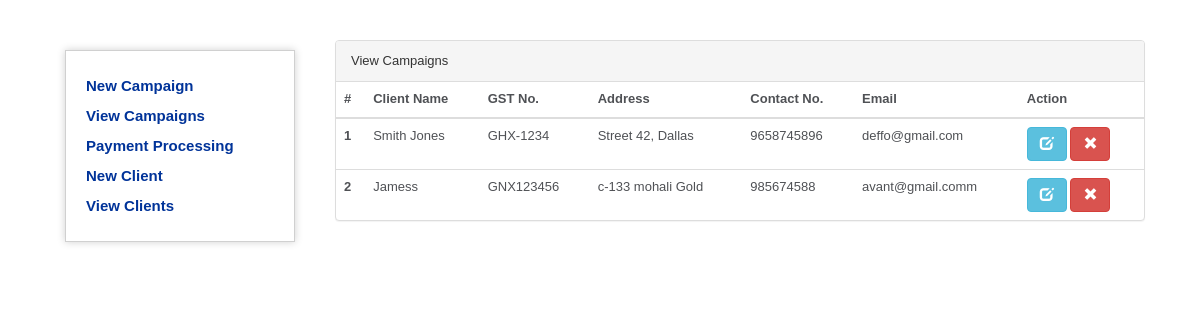
/index.php/client/listClients, run on the app's committed database.
### tables this page shows
CREATE TABLE `clients` (
  `id` int(11) NOT NULL,
  `company_id` int(11) NOT NULL,
  `clientName` varchar(55) NOT NULL,
  `gstNumber` varchar(55) NOT NULL,
  `address` varchar(255) NOT NULL,
  `contactNumber` varchar(55) NOT NULL,
  `emailAddress` varchar(255) NOT NULL,
  `created` datetime NOT NULL DEFAULT CURRENT_TIMESTAMP
);

### application/controllers/Client.php (called while the page is built, shortened)
<?php
class Client extends CI_Controller {
	function __construct(){
		$this->load->model('Campaign_Model');
		$this->load->model('Client_Model');
	}
	public function listClients()
	{
		$data['rowData'] = $this->Client_Model->get('clients');
		$this->load->view('common/header');
		$this->load->view('client/view_clients', $data);
	}
}

### index.php (called while the page is built, shortened)
<?php
require_once BASEPATH.'core/CodeIgniter.php';

### application/models/Client_Model.php (called while the page is built, shortened)
<?php
	class Client_Model extends CI_Model
		{
	    function get($table) {
			$this->db->order_by('id', 'desc');
			$query = $this->db->get($table);
			return $query->result();
		}
	}
?>

### application/views/client/view_clients.php (the view, shortened to what this page needs)
<div class="col-md-9">
	<div class="panel panel-default">
			<div class="panel-heading">View Campaigns</div>
        	<table class="table">
        		<thead>
        			<tr>
        				<th>#</th>
        				<th>Client Name</th>
        				<th>GST No.</th>
        				<th>Address</th>
        				<th>Contact No.</th>
        				<th>Email</th>
        				<th>Action</th>
        			</tr>
        		</thead>
        		<tbody id="tblListData">
        			<?php $i=1; foreach($rowData as $row): ?>
        			<tr>
        				<th scope="row"><?=$i;?></th>
        				<td><?=$row->clientName;?></td>
        				<td><?=$row->gstNumber;?></td>
        				<td><?=$row->address;?></td>
        				<td><?=$row->contactNumber;?></td>
        				<td><?=$row->emailAddress;?></td>
        				<td>
        					<a href="<?=base_url();?>client/edit/<?=$row->id;?>" class="btn btn-info a-btn-slide-text">
						        <span class="glyphicon glyphicon-edit" aria-hidden="true"></span>
						    </a>
							<a href="#" class="btn btn-danger a-btn-slide-text" onclick="deleteFun('<?=base_url().'client/delete/'.$row->id;?>')">
						       <span class="glyphicon glyphicon-remove" aria-hidden="true"></span>
						    </a>
						</td>
        			</tr>
        		<?php $i++; endforeach; ?>
        		</tbody>
        	</table>
        </div>
	</div>

### application/views/common/header.php (style rules this page uses)
body { background-color: #fff; margin: 40px; font: 13px/20px normal Helvetica, Arial, sans-serif; color: #4F5155; }
a { color: #003399; background-color: transparent; font-weight: normal; }

### data on the page
clients: clientName "Smith Jones", gstNumber "GHX-1234", address "Street 42, Dallas", contactNumber "9658745896", emailAddress "deffo@gmail.com"
clients: clientName "Jamess", gstNumber "GNX123456", address "c-133 mohali Gold", contactNumber "985674588", emailAddress "avant@gmail.comm"
